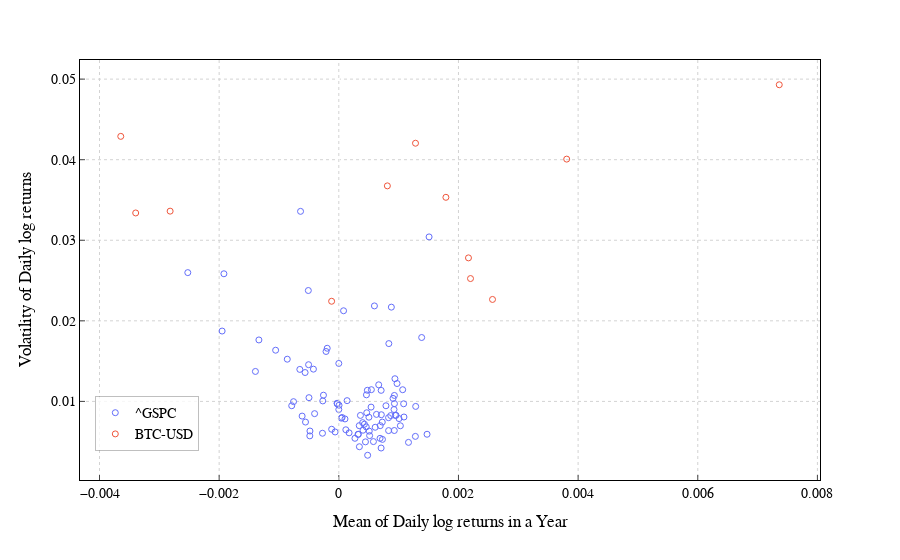

Here is the notebook cell this chart was saved with:
### Markdown cell above
# Yearly mean vs volatility of daily log returns

For each year separately, calculate (1) the mean of the daily log return of a ticker, and (2) the volatility.

### Code cell
import plotly.express as px


def get_yearly_vols_and_means(_df):
    """
    input: The received dataframe has a datetime index.
    return: For each year end, return the yearly mean and yearly volatility of the daily log return values.
    """
    results = []
    _df_groupby_year = _df.groupby(_df.index.to_period('Y'))
    for year_end, df_by_year in _df_groupby_year:
        results.append({'year_end': year_end,
                        'mean_daily_log_return': df_by_year.daily_log_return.mean(),
                        'vol_daily_log_return': df_by_year.daily_log_return.std()})
    
    return ([r['year_end'].year for r in results],
            [r['mean_daily_log_return'] for r in results],
            [r['vol_daily_log_return'] for r in results])


def yearly_mean_and_vol_of_daily_log_return(_data, selected_tickers):

    fig = px.scatter()
    for ticker, color in zip(selected_tickers, px.colors.qualitative.Plotly):

        # --- For each year calculate the mean and the volatility of daily return values in that year ---
        years, means, vols = get_yearly_vols_and_means(_df=_data[ticker])
    
        # --- Create the plot ---
        plot_df = pd.DataFrame({'x': means, 'y': vols, 'label': years})
        fig_ticker = px.scatter(plot_df, x='x', y='y', hover_name='label', hover_data={'x': False, 'y': False}, symbol_sequence=['circle-open'])
        fig_ticker.data[0].name = ticker
        fig_ticker.data[0].showlegend = True
        fig_ticker.data[0].marker.color = color

        # --- Adding this to the main plot ---
        fig.add_traces(fig_ticker.data)

    # --- Formatting ---
    fig.update_layout(
        plot_bgcolor="white",
        paper_bgcolor="white",
        font=dict(family="Arial", size=14, color="black"),
        # Legend in the bottom left
        legend=dict(
            xanchor="left", x=0.02,
            yanchor="bottom", y=0.07,
            bgcolor="rgba(255, 255, 255, 0.8)", # Slightly opaque so grid doesn't distract
            bordercolor="Gray", borderwidth=0.5
        )
    )
    axis_config = dict(
        showline=True, 
        linewidth=1., 
        linecolor='black', 
        mirror=True,
        ticks="inside",

        # Grid Styling
        showgrid=True,
        gridcolor='LightGrey',
        griddash='dot',

        # # Zero Line Styling (Ensures the line at x=0 or y=0 shows up)
        # zeroline=True,
        # zerolinecolor='LightGrey',
        # zerolinewidth=1
    )
    fig.add_vline(x=0, line_width=1, line_dash="dot", line_color="LightGrey")  # need this to ensure that the zeroline is dashed
    fig.update_xaxes(title_text="Mean of Daily log returns in a Year", **axis_config)
    fig.update_yaxes(title_text="Volatility of Daily log returns", **axis_config)
    
    # --- Finalize the figure ---
    fig.show()


yearly_mean_and_vol_of_daily_log_return(_data=data, selected_tickers=['^GSPC', 'BTC-USD'])

### Figure 1 — Plotly figure (JSON) as saved in the notebook; plotly's stock layout.template omitted (floating-point values rounded to 4 significant figures)
{"data": [{"hovertemplate": "<extra></extra>", "legendgroup": "", "marker": {"color": "#636efa", "symbol": "circle"}, "mode": "markers", "name": "", "orientation": "v", "showlegend": false, "type": "scatter", "xaxis": "x", "yaxis": "y"}, {"hovertemplate": "<b>%{hovertext}</b><br><br><extra></extra>", "hovertext": [1927.0, 1928.0, 1929.0, 1930.0, 1931.0, 1932.0, 1933.0, 1934.0, 1935.0, 1936.0, 1937.0, 1938.0, 1939.0, 1940.0, 1941.0, 1942.0, 1943.0, 1944.0, 1945.0, 1946.0, 1947.0, 1948.0, 1949.0, 1950.0, 1951.0, 1952.0, 1953.0, 1954.0, 1955.0, 1956.0, 1957.0, 1958.0, 1959.0, 1960.0, 1961.0, 1962.0, 1963.0, 1964.0, 1965.0, 1966.0, 1967.0, 1968.0, 1969.0, 1970.0, 1971.0, 1972.0, 1973.0, 1974.0, 1975.0, 1976.0, 1977.0, 1978.0, 1979.0, 1980.0, 1981.0, 1982.0, 1983.0, 1984.0, 1985.0, 1986.0, 1987.0, 1988.0, 1989.0, 1990.0, 1991.0, 1992.0, 1993.0, 1994.0, 1995.0, 1996.0, 1997.0, 1998.0, 1999.0, 2000.0, 2001.0, 2002.0, 2003.0, 2004.0, 2005.0, 2006.0, 2007.0, 2008.0, 2009.0, 2010.0, 2011.0, 2012.0, 2013.0, 2014.0, 2015.0, 2016.0, 2017.0, 2018.0, 2019.0, 2020.0, 2021.0, 2022.0, 2023.0, 2024.0, 2025.0], "legendgroup": "", "marker": {"color": "#636EFA", "symbol": "circle-open"}, "mode": "markers", "name": "^GSPC", "orientation": "v", "showlegend": true, "type": "scatter", "x": [NaN, 0.001285, -0.0005093, -0.001336, -0.002524, -0.0006397, 0.001509, -0.0001939, 0.001385, 0.0009733, -0.00195, 0.0008781, -0.0002134, -0.0006516, -0.0007872, 0.0004667, 0.0007108, 0.0005149, 0.001089, -0.0005053, 0.0, -2.613e-05, 0.000398, 0.000788, 0.0006081, 0.0004454, -0.0002731, 0.001475, 0.0009298, 0.0001029, -0.000613, 0.00128, 0.0003216, -0.0001197, 0.0008322, -0.0004987, 0.0006894, 0.000482, 0.0003442, -0.0005568, 0.0007294, 0.0003266, -0.0004824, 3.847e-06, 0.0004049, 0.0005787, -0.0007569, -0.001394, 0.001084, 0.0006925, -0.0004849, 4.192e-05, 0.0004588, 0.0009064, -0.0004046, 0.0005442, 0.0006297, 5.498e-05, 0.0009276, 0.0005394, 7.934e-05, 0.0004621, 0.0009563, -0.0002681, 0.0009231, 0.0001719, 0.0002695, -6.156e-05, 0.001165, 0.0007264, 0.001068, 0.0009381, 0.0007078, -0.0004242, -0.0005635, -0.001056, 0.0009291, 0.0003417, 0.0001173, 0.0005087, 0.0001382, -0.001921, 0.0008361, 0.0004774, -1.263e-07, 0.0005032, 0.001029, 0.0004281, -2.894e-05, 0.0003614, 0.0007071, -0.0002566, 0.001007, 0.0005955, 0.0009451, -0.0008614, 0.0008679, 0.0008314, 0.0006669], "xaxis": "x", "y": [NaN, 0.009377, 0.02376, 0.01763, 0.02598, 0.03359, 0.03042, 0.0166, 0.01793, 0.01222, 0.01873, 0.0217, 0.0162, 0.01397, 0.009461, 0.008587, 0.008345, 0.005754, 0.008064, 0.01456, 0.008993, 0.009691, 0.007363, 0.009459, 0.006791, 0.004978, 0.006047, 0.005921, 0.009722, 0.007823, 0.008176, 0.005656, 0.005919, 0.006544, 0.006376, 0.01046, 0.005416, 0.003316, 0.004374, 0.007434, 0.005286, 0.005904, 0.006326, 0.009525, 0.006422, 0.005013, 0.009968, 0.01372, 0.009703, 0.00699, 0.005721, 0.007921, 0.006835, 0.01037, 0.008479, 0.01145, 0.008386, 0.008004, 0.006388, 0.009292, 0.02125, 0.01082, 0.008277, 0.01006, 0.008991, 0.006097, 0.005419, 0.006207, 0.004913, 0.007432, 0.01145, 0.01281, 0.01137, 0.014, 0.01358, 0.01635, 0.01074, 0.006988, 0.006477, 0.00631, 0.01009, 0.02584, 0.01718, 0.01138, 0.01471, 0.008037, 0.006974, 0.00717, 0.00977, 0.00826, 0.004213, 0.01077, 0.007868, 0.02185, 0.008257, 0.01524, 0.008241, 0.007979, 0.01206], "yaxis": "y"}, {"hovertemplate": "<b>%{hovertext}</b><br><br><extra></extra>", "hovertext": [2014.0, 2015.0, 2016.0, 2017.0, 2018.0, 2019.0, 2020.0, 2021.0, 2022.0, 2023.0, 2024.0, 2025.0], "legendgroup": "", "marker": {"color": "#EF553B", "symbol": "circle-open"}, "mode": "markers", "name": "BTC-USD", "orientation": "v", "showlegend": true, "type": "scatter", "x": [-0.003395, 0.0008114, 0.002201, 0.007362, -0.003645, 0.00179, 0.003809, 0.001282, -0.002819, 0.002569, 0.002167, -0.0001204], "xaxis": "x", "y": [0.03339, 0.03675, 0.02525, 0.0493, 0.0429, 0.03533, 0.04007, 0.04204, 0.03361, 0.02265, 0.02781, 0.02243], "yaxis": "y"}], "layout": {"font": {"color": "black", "family": "Arial", "size": 14}, "legend": {"bgcolor": "rgba(255, 255, 255, 0.8)", "bordercolor": "Gray", "borderwidth": 0.5, "tracegroupgap": 0, "x": 0.02, "xanchor": "left", "y": 0.07, "yanchor": "bottom"}, "margin": {"t": 60}, "paper_bgcolor": "white", "plot_bgcolor": "white", "shapes": [{"line": {"color": "LightGrey", "dash": "dot", "width": 1}, "type": "line", "x0": 0, "x1": 0, "xref": "x", "y0": 0, "y1": 1, "yref": "y domain"}], "xaxis": {"anchor": "y", "domain": [0, 1], "gridcolor": "LightGrey", "griddash": "dot", "linecolor": "black", "linewidth": 1, "mirror": true, "showgrid": true, "showline": true, "ticks": "inside", "title": {"text": "Mean of Daily log returns in a Year"}}, "yaxis": {"anchor": "x", "domain": [0, 1], "gridcolor": "LightGrey", "griddash": "dot", "linecolor": "black", "linewidth": 1, "mirror": true, "showgrid": true, "showline": true, "ticks": "inside", "title": {"text": "Volatility of Daily log returns"}}}}
